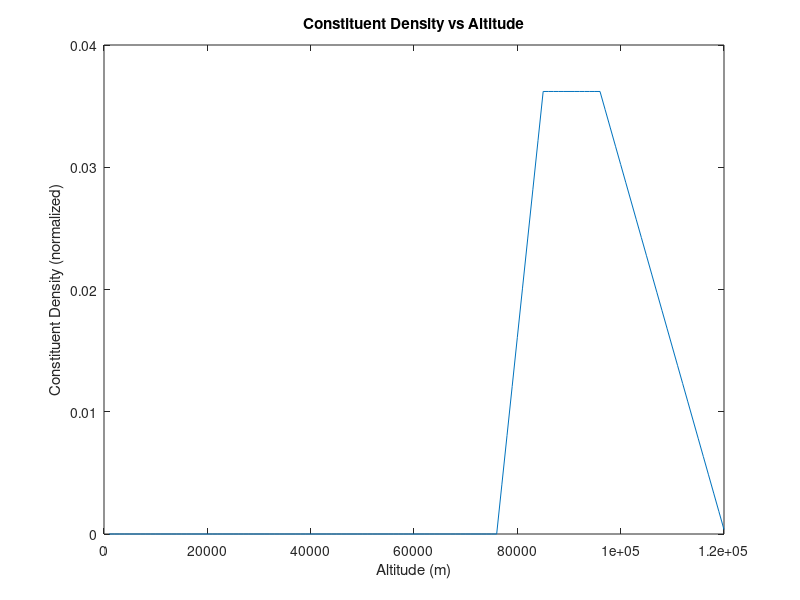
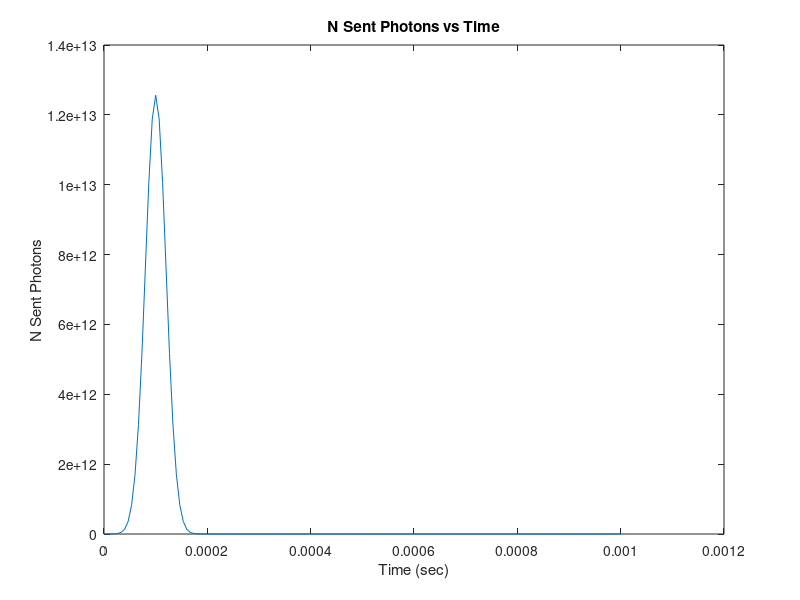

Reproduce these figures in MATLAB, in order. (Note: this script raises an error after producing the figures.)
%Lidar return simulation via lidar eqn

close all
clearvars
clc

%fundamental constants
lambda = 374e-9; %laser wl in m
c = 299792498; %speed of light
h = 6.626e-34; %planck constant j*s
E_photon = h*c/lambda; %photon energy


%generate mock constituent density function of altitude
z_bounds = [1e+3,120e+3];
dz = 1000;
altitudes = z_bounds(1):dz:z_bounds(2); %altitude in m
constituent_density = [repmat(0,[1,75]), linspace(0,100,10), repmat(100,[1,10]), linspace(100,1,25)]; %unitless density of constituent species
% constituent_density = [zeros(1,75), ones(1,45)];
constituent_density = constituent_density/sum(constituent_density); %density/concentration normalized such that full series sums to 1

dt = 2*dz/c; %time step for data collection. Gives altitude resolution of dz (accounting for there and back travel)


figure
plot(altitudes,constituent_density)
title("Constituent Density vs Altitude")
xlabel("Altitude (m)")
ylabel("Constituent Density (normalized)")
%
%Square laser power output
% t_start = 0; %laser turn on time (s)
% t_stop = t_start+dt; %laser turn off time (s)
% p_on = 1; %laser power in W when on
%
% %total time window where events may be happening (accounting for ToF for last photons emitted by laser)
% t_bounds = [0,t_stop+2*z_bounds(2)/c];
% time = t_bounds(1):dt:t_bounds(2); %time axis of power curve
%
% %use this for delta & square function power curve
% power_curve = [zeros(1,nearestDiv(t_start-t_bounds(1),dt)), p_on * ones(1,nearestDiv(t_stop-t_start,dt)), zeros(1,nearestDiv(t_bounds(2)+dt-t_stop,dt))];


%for gaussian-like curves
stdev = 3*dt; %standard deviation of laser power curve is 3 dt bins
cutoff_num_stds = 5; %truncate guassian after n stds

t_start = 0; %laser turn on time (s)
t_stop = t_start+(stdev/dt)*cutoff_num_stds*2*dt; %laser turn off time (s)
p_on = 1; %laser power in W when on



%total time window where events may be happening (accounting for ToF for last photons emitted by laser)
t_bounds = [0,t_stop+2*z_bounds(2)/c];
time = t_bounds(1):dt:t_bounds(2); %time axis of power curve
p_peak = 1; %peak power in W

%use this for a guassian-like power curve
power_curve = 1/(2*pi*stdev) * exp(-0.5*( ((t_start:dt:t_stop)-(stdev*cutoff_num_stds))/stdev ).^2);

%re-scale gaussian s.t. max(power_curve) = p_peak
power_curve = [power_curve/max(power_curve)*p_peak, zeros(1,size(time,2)-size(power_curve,2))];


% figure
% plot(time,power_curve);

%generate curve of N_sent photons over time
energy_curve = power_curve*dt; %total energy emitted by laser (j) at each timestep
N_sent_curve = floor(energy_curve/E_photon); %total number of photons emitted at each timestep
N_sent = sum(N_sent_curve); %total number of photons emitted during pulse

% figure
% plot(time, energy_curve);
figure
plot(time,N_sent_curve);
title("N Sent Photons vs Time")
xlabel("Time (sec)")
ylabel("N Sent Photons")

%attenuation parameters
T_a = 0.8;
T_c = 0.95;

%cross section parameters
%TODO: Add 1st-order temp and wind dependence --> will require vertical
%profiles of temp and vertical wind
sigma_eff = 1;

%receiver parameters
A = 100; %receiver area in m^2
linear_QE = 0.4; %QE in low-signal intensity region
t_d = 100e-9; %dead time in seconds
paralyzable = 1; %boolean for paralyzable detector




%% main loop
N_received_curve = zeros(size(N_sent_curve));
N_recorded_curve_npar = N_received_curve;
N_recorded_curve_par = N_received_curve;

%atmospheric absorptions impact signal at all altitudes equally (when
%ignoring sigma_eff variation with alt/temp)
atmospheric_absorption_factor = T_a*T_c*sigma_eff*T_c*T_a; %scaling factor to account for atmospheric absorptions

%compute N received photons at each time bin
for i=1:size(time,2)

    t = i*dt;

    %compute effects at each altitude - will be bounded by overall passage
    %of time & ToF consideratons
    for j=i:-1:1
        z = j*dz; %altitude bin - (considering factor of 2 ToF)

        %determine index of current altitude bin in "altitudes"
        [~,ind] = min(abs(altitudes-z));

        %can ignore returns from above our maximum altitude
        if z > max(altitudes)
            continue
        end

        %does not yet include effects of PMT QE
        N_received_curve(i) = N_received_curve(i) + ...
            N_sent_curve(i-j+1)* atmospheric_absorption_factor * (A/(4*pi*z^2)) * constituent_density(ind);
    end


    if N_received_curve(i) > 0
        pause(0.01);
    end
    %want to convert n_received_curve into a list of photon arrival
    %timestamps.

    upres_factor = 10;
    t_lower = (i-1)*dt;
    t_upper = t;
    t_interp = t_lower:dt*(1/upres_factor):t_upper;
    if i==1
        prev_n_received = 0;
    else
        prev_n_received = N_received_curve(i-1);
    end

    N_exp = zeros(1,size(t_interp,2)-1);
    arrival_times = [];
    prev_reached_bin = 1;
    running_sum = 0;
    %linear interpolation at upscaled resolution.
    for j=1:size(t_interp,2)-1
        % Number of photons expected within higher resolution bin
        N_exp(j) = (prev_n_received+(j*(1/upres_factor))*(N_received_curve(i)-prev_n_received))/upres_factor;
        %we want to track the cummulative number of photons we expect to
        %see through our current bin.
        running_sum = running_sum + N_exp(j); 

        %we should have seen a photon by this point (expected N photons > 1)
        % Choose one of the bins in the range from our last received photon to put this photon in.
        %Choice should be weighted by the expected number of photons
        %received in that bin.
        %If we happen to get multiple photons expected in a single step,
        %distribute them all in the same manner.
        while running_sum >= 1
            %select the bin in which we'll log photon, using the expected
            %photon count in each bin as weight
            %Randsample acts differently if the first argument is a single
            %number instead of a vector, need both cases
            if prev_reached_bin ~= j
                bin = randsample(prev_reached_bin:j,1,true, N_exp(prev_reached_bin:j));
            else
                bin = j;
            end
            arrival_times(end+1) = t_lower + (t_upper-t_lower).*rand;
            running_sum = running_sum-1;
            prev_reached_bin = j;
        end
    end

    %PMT saturation effects
    npar_detected = PMT_QE(sort(arrival_times), t_d, linear_QE, 0);
    par_detected = PMT_QE(sort(arrival_times), t_d, linear_QE, 1);

    N_recorded_curve_npar(i) = sum(npar_detected);
    N_recorded_curve_par(i) = sum(par_detected);

end

%% begin including noise
f_n = 1000000; %avg freq of noise events in Hz
n_n = f_n*dt;
n_n = 0;
%generate noise photons from a poisson distribution with parameter=f_n*dt
noise = poissrnd(n_n, size(time));

N_total_received = N_received_curve + noise;

%% plots
f = figure;
ax1 = axes(f);
hold on
plot(ax1, time, N_received_curve/dt, 'k-')
plot(ax1, time, N_total_received/dt, 'g-')
plot(ax1, time, N_recorded_curve_npar/dt, 'r-')
plot(ax1, time, N_recorded_curve_par/dt, 'b-')
plot(ax1, [min(time),max(time)], [1/t_d,1/t_d], 'k--')
legend(["$f_{sig,received}$", "$f_{tot,received}$", "$f_{recorded,nonparalyzable}$","$f_{recorded,paralyzable}$", "$f_{dead}$"], 'interpreter', 'latex')
title("Frequency of Received Photons vs Time")
xlabel("Time (sec)")
ylabel("Freq. Received Photons (Hz)")

%estimate SNR
n_noise_tot = sum(noise);
n_sig_tot = sum(N_total_received);
SNR_est_simple = n_sig_tot/n_noise_tot;
text(0,max(N_total_received), sprintf("SNR: %0.3f", SNR_est_simple))





% figure
% xcorr_res = xcorr(constituent_density, power_curve);
% plot(xcorr_res)
% xlabel("Time (indexed, shifted)")
% ylabel("Cons. Density $\star$ Pow. Curve", 'Interpreter','latex')
% title("Cross correlation of power curve and density profile")
% N_sent
% N_received = sum(N_received_curve)
% ratio = N_received/N_sent




